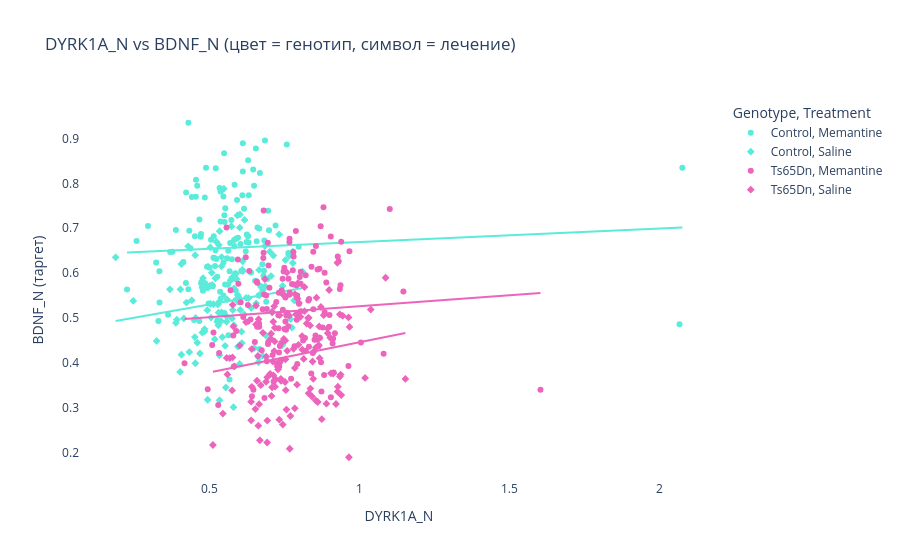

Source (notebook cell):
### Code cell
# Plotly: интерактивный scatter DYRK1A vs BDNF_N
fig = px.scatter(
    df, x='DYRK1A_N', y='BDNF_N',
    color='Genotype', symbol='Treatment',
    hover_data=['Sex', 'age_weeks', 'weight_g'],
    color_discrete_map={'Control': "#5bebda", 'Ts65Dn': "#ec64bc"},
    title='DYRK1A_N vs BDNF_N (цвет = генотип, символ = лечение)',
    trendline='ols',
    labels={'DYRK1A_N': 'DYRK1A_N', 'BDNF_N': 'BDNF_N (таргет)'}
)
fig.update_layout(paper_bgcolor='white', plot_bgcolor='white')
fig.show()

### Figure 1 — Plotly figure (JSON) as saved in the notebook; plotly's stock layout.template omitted (floating-point values rounded to 4 significant figures; data arrays with more than 128 entries replaced by an {"elided": "..."} marker saying what was removed)
{"data": [{"customdata": {"elided": "130x3 mixed values"}, "hovertemplate": "Genotype=Control<br>Treatment=Memantine<br>DYRK1A_N=%{x}<br>BDNF_N (таргет)=%{y}<br>Sex=%{customdata[0]}<br>age_weeks=%{customdata[1]}<br>weight_g=%{customdata[2]}<extra></extra>", "legendgroup": "Control, Memantine", "marker": {"color": "#5bebda", "symbol": "circle"}, "mode": "markers", "name": "Control, Memantine", "orientation": "v", "showlegend": true, "type": "scatter", "x": {"elided": "130 float values"}, "xaxis": "x", "y": {"elided": "130 float values"}, "yaxis": "y"}, {"hovertemplate": "<b>OLS trendline</b><br>BDNF_N = 0.029917 * DYRK1A_N + 0.639403<br>R<sup>2</sup>=0.003564<br><br>Genotype=Control<br>Treatment=Memantine<br>DYRK1A_N=%{x}<br>BDNF_N (таргет)=%{y} <b>(trend)</b><extra></extra>", "legendgroup": "Control, Memantine", "marker": {"color": "#5bebda", "symbol": "circle"}, "mode": "lines", "name": "Control, Memantine", "showlegend": false, "type": "scatter", "x": {"elided": "130 float values"}, "xaxis": "x", "y": {"elided": "130 float values"}, "yaxis": "y"}, {"customdata": {"elided": "115x3 mixed values"}, "hovertemplate": "Genotype=Control<br>Treatment=Saline<br>DYRK1A_N=%{x}<br>BDNF_N (таргет)=%{y}<br>Sex=%{customdata[0]}<br>age_weeks=%{customdata[1]}<br>weight_g=%{customdata[2]}<extra></extra>", "legendgroup": "Control, Saline", "marker": {"color": "#5bebda", "symbol": "diamond"}, "mode": "markers", "name": "Control, Saline", "orientation": "v", "showlegend": true, "type": "scatter", "x": [0.4541, 0.656, 0.5407, 0.5283, 0.5859, 0.4598, 0.6878, 0.7748, 0.7037, 0.6082, 0.5098, 0.5016, 0.6008, 0.5404, 0.5906, 0.5702, 0.7081, 0.4292, 0.7056, 0.7326, 0.7827, 0.4687, 0.6117, 0.778, 0.5391, 0.5941, 0.7706, 0.5232, 0.5081, 0.4236, 0.5297, 0.5584, 0.5335, 0.7435, 0.5591, 0.8105, 0.6162, 0.7534, 0.3916, 0.4985, 0.5883, 0.5308, 0.6306, 0.5526, 0.7781, 0.3684, 0.5821, 0.611, 0.5178, 0.5342, 0.603, 0.578, 0.6644, 0.4765, 0.5934, 0.3242, 0.4842, 0.6663, 0.6013, 0.4068, 0.52, 0.5339, 0.4533, 0.6658, 0.7439, 0.4789, 0.4528, 0.4931, 0.5483, 0.7418, 0.6173, 0.4148, 0.4067, 0.6397, 0.2464, 0.4025, 0.6096, 0.4942, 0.5804, 0.503, 0.5056, 0.7014, 0.4413, 0.5434, 0.5318, 0.6861, 0.5734, 0.5034, 0.6637, 0.6018, 0.6784, 0.5756, 0.6495, 0.5267, 0.5572, 0.7133, 0.1877, 0.7661, 0.4332, 0.6072, 0.6772, 0.5136, 0.3885, 0.4517, 0.5818, 0.4759, 0.4839, 0.4035, 0.4956, 0.5892, 0.5409, 0.5952, 0.6851, 0.6224, 0.5549], "xaxis": "x", "y": [0.5008, 0.5329, 0.6359, 0.5304, 0.5636, 0.4456, 0.4618, 0.4791, 0.4525, 0.4448, 0.5739, 0.5723, 0.3985, 0.6154, 0.5872, 0.5839, 0.5145, 0.66, 0.5937, 0.6863, 0.5399, 0.4216, 0.6047, 0.6228, 0.4937, 0.552, 0.498, 0.6702, 0.6009, 0.5349, 0.4843, 0.5034, 0.4177, 0.4404, 0.5418, 0.6034, 0.5085, 0.6294, 0.4969, 0.5704, 0.5992, 0.5127, 0.5446, 0.4386, 0.6478, 0.5643, 0.5662, 0.6267, 0.4535, 0.6935, 0.5183, 0.5182, 0.4126, 0.4681, 0.7286, 0.4497, 0.471, 0.5512, 0.7013, 0.6206, 0.5888, 0.3178, 0.4, 0.6074, 0.5719, 0.5894, 0.6402, 0.5179, 0.7879, 0.5556, 0.7186, 0.4995, 0.4191, 0.5229, 0.5386, 0.3807, 0.6076, 0.3188, 0.3023, 0.6576, 0.5014, 0.6479, 0.5399, 0.4581, 0.6627, 0.5713, 0.7045, 0.5319, 0.4022, 0.7308, 0.563, 0.4997, 0.4336, 0.4922, 0.4922, 0.6394, 0.6355, 0.6387, 0.4248, 0.4702, 0.4169, 0.5316, 0.4897, 0.4582, 0.4846, 0.5828, 0.4759, 0.5643, 0.6147, 0.5417, 0.5128, 0.4369, 0.6606, 0.5452, 0.3461], "yaxis": "y"}, {"hovertemplate": "<b>OLS trendline</b><br>BDNF_N = 0.117623 * DYRK1A_N + 0.471745<br>R<sup>2</sup>=0.020603<br><br>Genotype=Control<br>Treatment=Saline<br>DYRK1A_N=%{x}<br>BDNF_N (таргет)=%{y} <b>(trend)</b><extra></extra>", "legendgroup": "Control, Saline", "marker": {"color": "#5bebda", "symbol": "diamond"}, "mode": "lines", "name": "Control, Saline", "showlegend": false, "type": "scatter", "x": [0.1877, 0.2464, 0.3242, 0.3684, 0.3885, 0.3916, 0.4025, 0.4035, 0.4067, 0.4068, 0.4148, 0.4236, 0.4292, 0.4332, 0.4413, 0.4517, 0.4528, 0.4533, 0.4541, 0.4598, 0.4687, 0.4759, 0.4765, 0.4789, 0.4839, 0.4842, 0.4931, 0.4942, 0.4956, 0.4985, 0.5016, 0.503, 0.5034, 0.5056, 0.5081, 0.5098, 0.5136, 0.5178, 0.52, 0.5232, 0.5267, 0.5283, 0.5297, 0.5308, 0.5318, 0.5335, 0.5339, 0.5342, 0.5391, 0.5404, 0.5407, 0.5409, 0.5434, 0.5483, 0.5526, 0.5549, 0.5572, 0.5584, 0.5591, 0.5702, 0.5734, 0.5756, 0.578, 0.5804, 0.5818, 0.5821, 0.5859, 0.5883, 0.5892, 0.5906, 0.5934, 0.5941, 0.5952, 0.6008, 0.6013, 0.6018, 0.603, 0.6072, 0.6082, 0.6096, 0.611, 0.6117, 0.6162, 0.6173, 0.6224, 0.6306, 0.6397, 0.6495, 0.656, 0.6637, 0.6644, 0.6658, 0.6663, 0.6772, 0.6784, 0.6851, 0.6861, 0.6878, 0.7014, 0.7037, 0.7056, 0.7081, 0.7133, 0.7326, 0.7418, 0.7435, 0.7439, 0.7534, 0.7661, 0.7706, 0.7748, 0.778, 0.7781, 0.7827, 0.8105], "xaxis": "x", "y": [0.4938, 0.5007, 0.5099, 0.5151, 0.5174, 0.5178, 0.5191, 0.5192, 0.5196, 0.5196, 0.5205, 0.5216, 0.5222, 0.5227, 0.5237, 0.5249, 0.525, 0.5251, 0.5252, 0.5258, 0.5269, 0.5277, 0.5278, 0.5281, 0.5287, 0.5287, 0.5297, 0.5299, 0.53, 0.5304, 0.5307, 0.5309, 0.531, 0.5312, 0.5315, 0.5317, 0.5322, 0.5326, 0.5329, 0.5333, 0.5337, 0.5339, 0.534, 0.5342, 0.5343, 0.5345, 0.5345, 0.5346, 0.5352, 0.5353, 0.5353, 0.5354, 0.5357, 0.5362, 0.5367, 0.537, 0.5373, 0.5374, 0.5375, 0.5388, 0.5392, 0.5394, 0.5397, 0.54, 0.5402, 0.5402, 0.5407, 0.5409, 0.541, 0.5412, 0.5415, 0.5416, 0.5418, 0.5424, 0.5425, 0.5425, 0.5427, 0.5432, 0.5433, 0.5434, 0.5436, 0.5437, 0.5442, 0.5444, 0.545, 0.5459, 0.547, 0.5481, 0.5489, 0.5498, 0.5499, 0.5501, 0.5501, 0.5514, 0.5515, 0.5523, 0.5524, 0.5526, 0.5542, 0.5545, 0.5547, 0.555, 0.5556, 0.5579, 0.559, 0.5592, 0.5592, 0.5604, 0.5619, 0.5624, 0.5629, 0.5633, 0.5633, 0.5638, 0.5671], "yaxis": "y"}, {"customdata": {"elided": "138x3 mixed values"}, "hovertemplate": "Genotype=Ts65Dn<br>Treatment=Memantine<br>DYRK1A_N=%{x}<br>BDNF_N (таргет)=%{y}<br>Sex=%{customdata[0]}<br>age_weeks=%{customdata[1]}<br>weight_g=%{customdata[2]}<extra></extra>", "legendgroup": "Ts65Dn, Memantine", "marker": {"color": "#ec64bc", "symbol": "circle"}, "mode": "markers", "name": "Ts65Dn, Memantine", "orientation": "v", "showlegend": true, "type": "scatter", "x": {"elided": "138 float values"}, "xaxis": "x", "y": {"elided": "138 float values"}, "yaxis": "y"}, {"hovertemplate": "<b>OLS trendline</b><br>BDNF_N = 0.0490702 * DYRK1A_N + 0.477654<br>R<sup>2</sup>=0.004749<br><br>Genotype=Ts65Dn<br>Treatment=Memantine<br>DYRK1A_N=%{x}<br>BDNF_N (таргет)=%{y} <b>(trend)</b><extra></extra>", "legendgroup": "Ts65Dn, Memantine", "marker": {"color": "#ec64bc", "symbol": "circle"}, "mode": "lines", "name": "Ts65Dn, Memantine", "showlegend": false, "type": "scatter", "x": {"elided": "138 float values"}, "xaxis": "x", "y": {"elided": "138 float values"}, "yaxis": "y"}, {"customdata": {"elided": "132x3 mixed values"}, "hovertemplate": "Genotype=Ts65Dn<br>Treatment=Saline<br>DYRK1A_N=%{x}<br>BDNF_N (таргет)=%{y}<br>Sex=%{customdata[0]}<br>age_weeks=%{customdata[1]}<br>weight_g=%{customdata[2]}<extra></extra>", "legendgroup": "Ts65Dn, Saline", "marker": {"color": "#ec64bc", "symbol": "diamond"}, "mode": "markers", "name": "Ts65Dn, Saline", "orientation": "v", "showlegend": true, "type": "scatter", "x": {"elided": "132 float values"}, "xaxis": "x", "y": {"elided": "132 float values"}, "yaxis": "y"}, {"hovertemplate": "<b>OLS trendline</b><br>BDNF_N = 0.134193 * DYRK1A_N + 0.312258<br>R<sup>2</sup>=0.028159<br><br>Genotype=Ts65Dn<br>Treatment=Saline<br>DYRK1A_N=%{x}<br>BDNF_N (таргет)=%{y} <b>(trend)</b><extra></extra>", "legendgroup": "Ts65Dn, Saline", "marker": {"color": "#ec64bc", "symbol": "diamond"}, "mode": "lines", "name": "Ts65Dn, Saline", "showlegend": false, "type": "scatter", "x": {"elided": "132 float values"}, "xaxis": "x", "y": {"elided": "132 float values"}, "yaxis": "y"}], "layout": {"legend": {"title": {"text": "Genotype, Treatment"}, "tracegroupgap": 0}, "paper_bgcolor": "white", "plot_bgcolor": "white", "title": {"text": "DYRK1A_N vs BDNF_N (цвет = генотип, символ = лечение)"}, "xaxis": {"anchor": "y", "domain": [0, 1], "title": {"text": "DYRK1A_N"}}, "yaxis": {"anchor": "x", "domain": [0, 1], "title": {"text": "BDNF_N (таргет)"}}}}
